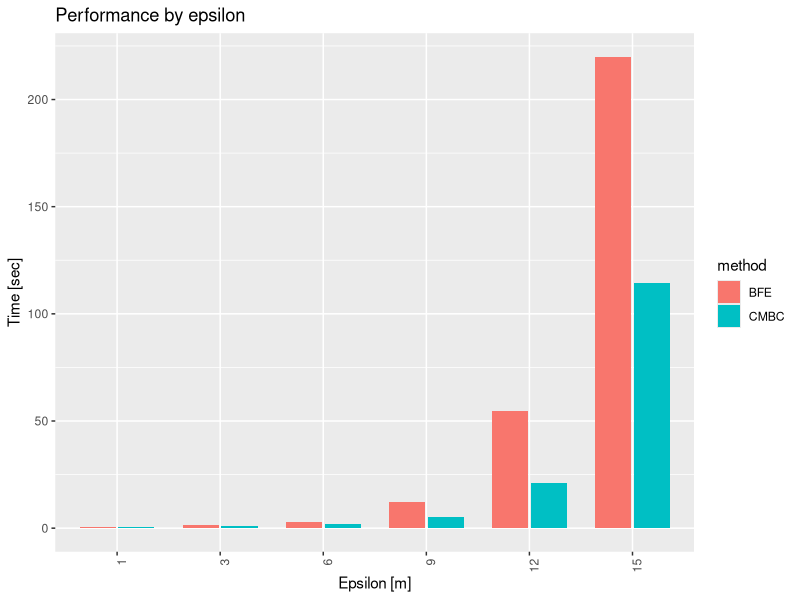
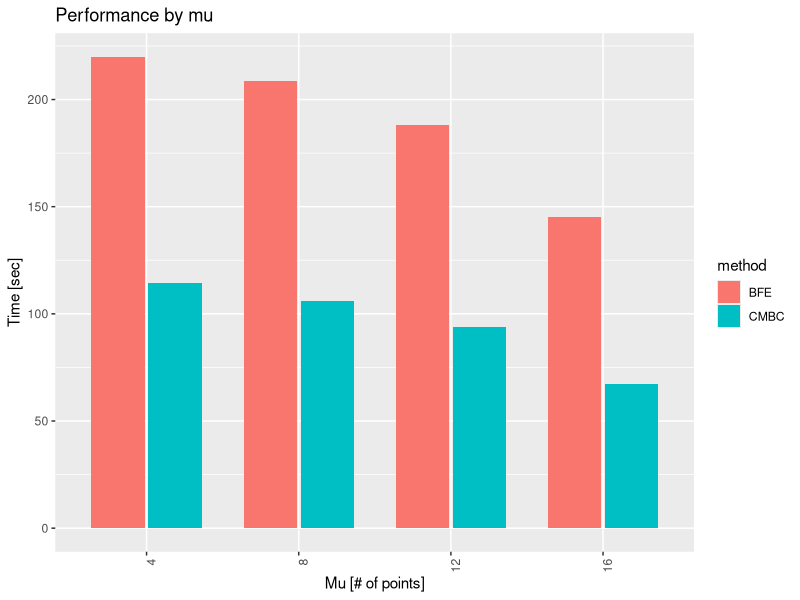

Here is the R script that generated these plots, in order:
require(tidyverse)
require(lubridate)
library(cowplot)

paramsPattern = "class|maxentries|epsilon|mu"
getParams <- function(command){
  params = str_trim(str_split(command, "--")[[1]])
  params = params[grepl(paramsPattern, params)]
  return(paste(params, collapse = " "))
}

log = enframe(readLines("experiments.txt"))
spark = log %>% filter(grepl(value, pattern = "SparkSubmit ")) %>% 
  separate(value, into = c("time", "duration", "appId", "command"), sep = "\\|")
spark$params = spark$command %>% map(getParams)
spark = spark %>% separate(params, into = c(NA,"class_name",NA,"epsilon",NA,"mu",NA,"entries"), sep = " ") %>%
  separate(class_name, into=c(NA,NA,NA,NA,"method"), sep="\\.") %>%
  select(appId, method, entries, epsilon, mu)
spark$method =  recode(spark$method, "MF_prime" = "BFE", "MF_CMBC" = "CMBC")

START = "\\|Points"
END   = "\\|Maximals"
pattern = paste0(START,"|",END)
fields = c("time", "duration", "appId", "msg")
times = log %>% filter(grepl(value, pattern = pattern)) %>%
  separate(value, fields, sep = "\\|") %>%
  mutate(duration = as.numeric(duration)) %>%
  mutate(time = parse_date_time(str_replace(time,",","."), "%Y-%m-%d %H:%M:%OS")) %>%
  separate(msg, into=c("stage",NA), sep="\t") %>%
  mutate(stage = str_trim(stage)) %>%
  select(appId, stage, time) %>%
  pivot_wider(names_from = stage, values_from = time) %>%
  mutate(time = difftime(Maximals, Points, units = "sec"))

data = spark %>% inner_join(times, by = "appId") %>%
  select(method, entries, epsilon, mu, time) %>%
  group_by(method, entries, epsilon, mu) %>% summarise(time = mean(time))
data$entries = factor(data$entries, levels = c("100", "200", "300", "400", "500"))
data$epsilon = factor(data$epsilon, levels = c("1", "3", "6", "9", "12", "15"))
data$mu = factor(data$mu, levels = c("4", "8", "12", "16"))

p = ggplot(data = data, aes(x = epsilon, y = time, fill = method)) +
 geom_bar(stat="identity", position=position_dodge(width = 0.75), width = 0.7) + 
 theme(axis.text.x = element_text(angle = 90, hjust = 1)) + 
 labs(x="Epsilon [m]", y="Time [sec]", title="Performance by epsilon") 
plot(p)

g = ggplot(data = data, aes(x = mu, y = time, fill = method)) +
  geom_bar(stat="identity", position=position_dodge(width = 0.75), width = 0.7) + 
  theme(axis.text.x = element_text(angle = 90, hjust = 1)) + 
  labs(x="Mu [# of points]", y="Time [sec]", title="Performance by mu") 
plot(g)

# ggsave(paste0("data.pdf"), device = "pdf")
